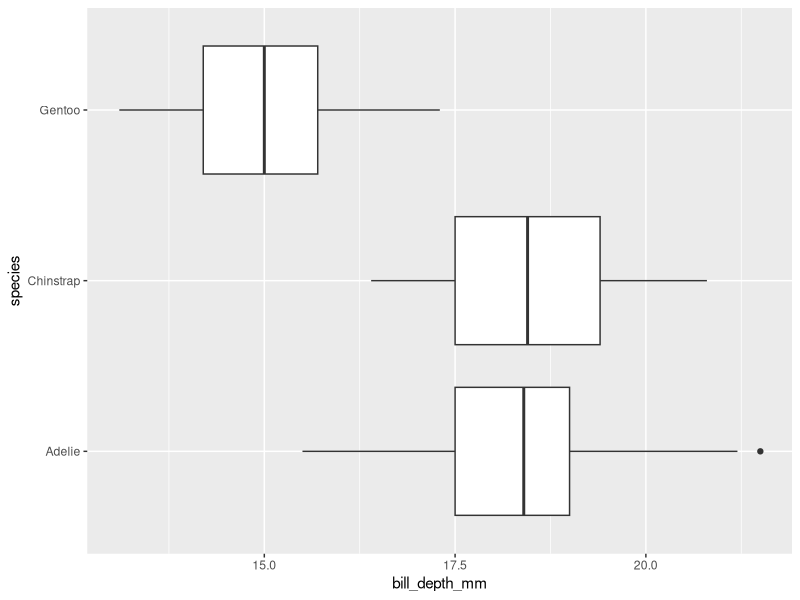
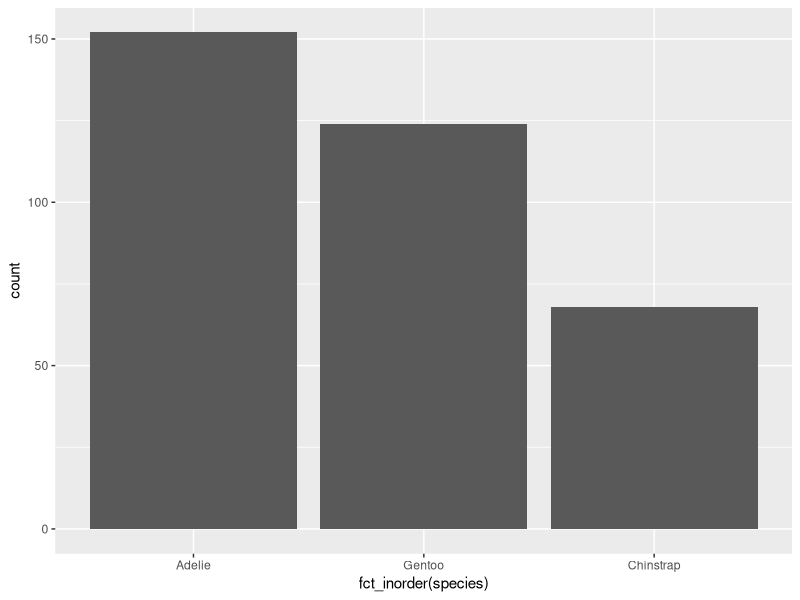
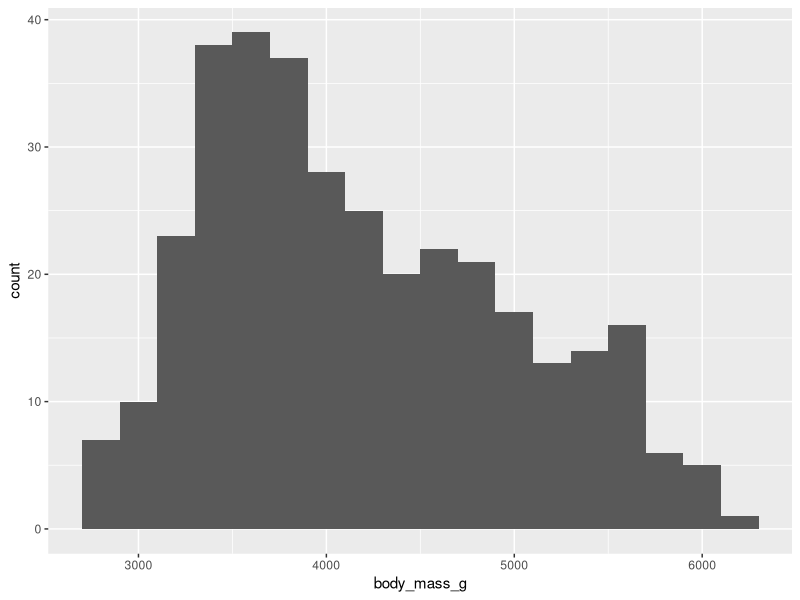
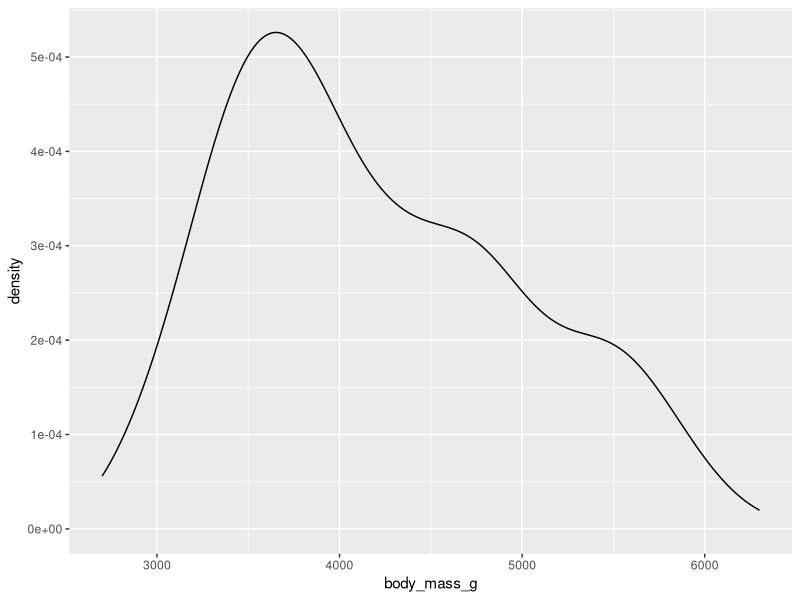
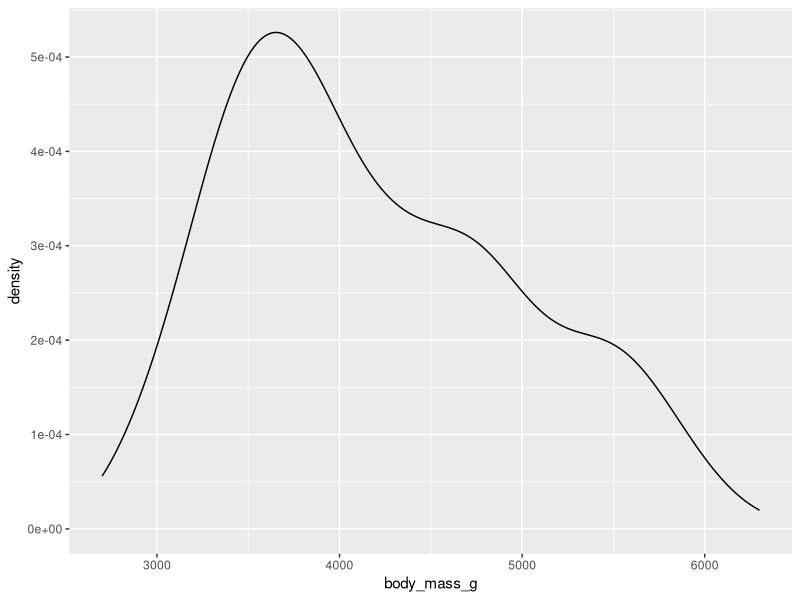
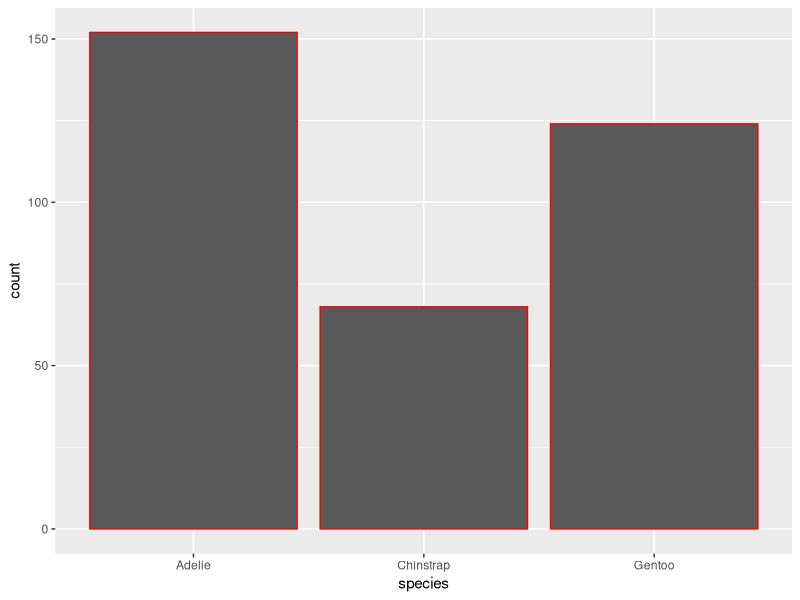
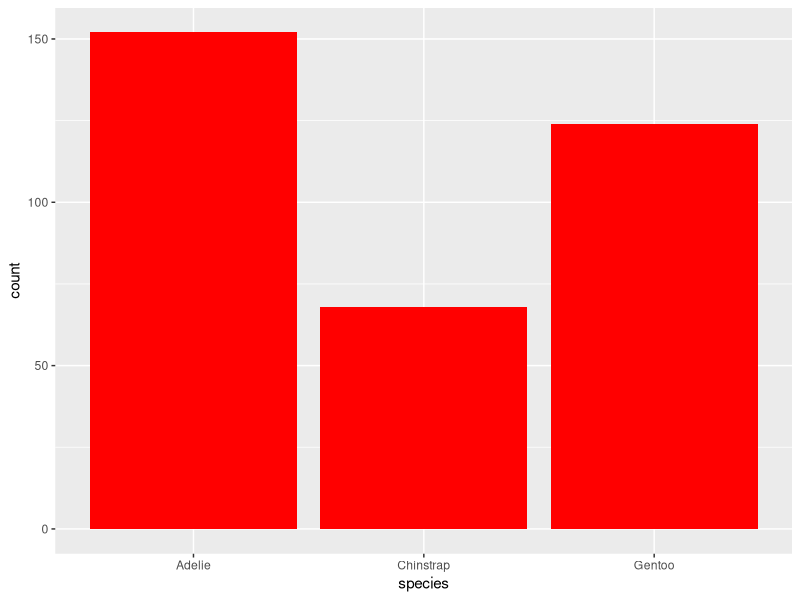
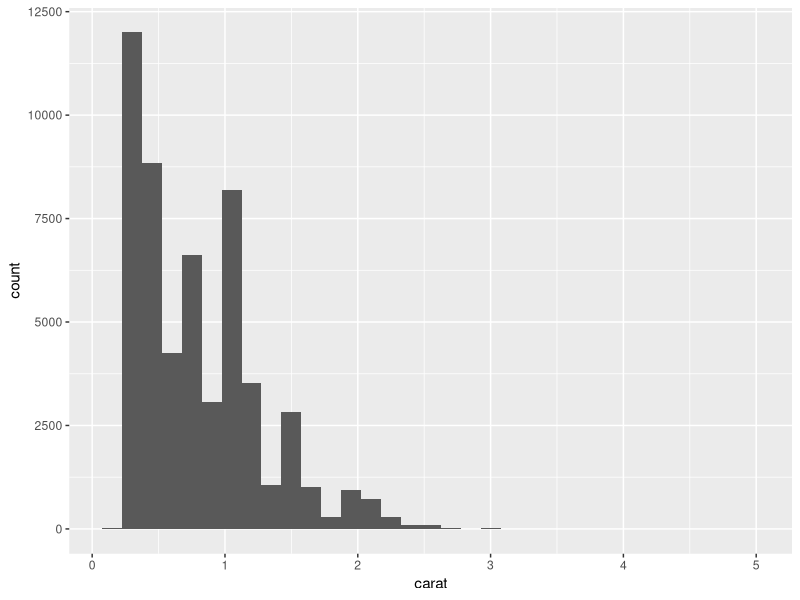

The R script that drew these images, in order:
# chapter1 ----------------------------------------------------------------
# run in vscode, set wd
setwd("D:/100study/130_data/132_jianguoyun/Tools notes/R data for science/r4ds")


# load library ------------------------------------------------------------
library(ggplot2)
library(dplyr)
# add data ‘penguins’
library(palmerpenguins)

# global level, 'color' can pass to each geom layer
p1 <- ggplot(
  data = penguins,
  mapping = aes(x = bill_length_mm, y = body_mass_g, color = species)
) +
  geom_point() +
  geom_smooth(method = "lm") # three lines
ggsave("figure/plot1.png", p1, width = 8, height = 6)

# local level, 'color', points colored on species instead of lines
p2 <- ggplot(
  data = penguins,
  mapping = aes(x = bill_length_mm, y = body_mass_g)
) +
  geom_point(aes(color = species)) + # only points separated based on species
  geom_smooth(method = "lm")
ggsave("figure/plot2.png", p2, width = 8, height = 6)

# make plots beauty by adding labels
p3 <- ggplot(
  data = penguins,
  mapping = aes(x = bill_length_mm, y = body_mass_g)
) +
  # change points color and shapes based on species
  geom_point(aes(color = species, shape = species)) +
  geom_smooth(method = "lm") +
  labs(
    title = "Body mass and flipper length",
    subtitle = "Dimensions for Adelie, Chinstrap, and Gentoo penguins",
    x = "Flipper length (mm)", y = "Body mass (g)",
    caption = "Data come from the palmerpenguins package" # 说明
  )
ggsave("figure/plot3.png", p3, width = 8, height = 6)

# describe categorical variable and numeric variable
ggplot(
  data = penguins,
  mapping = aes(x = bill_depth_mm, y = species)
) +
  geom_boxplot() # 各物种depth分布图

# categorical, transforming variable to factor and use bar plot
library(forcats) # categorical,use function fct_inorder
ggplot(penguins, aes(x = fct_inorder(species))) +
  geom_bar()

# numerical variable的分布图, histogram plot
ggplot(penguins, aes(x = body_mass_g)) +
  geom_histogram(binwidth = 200)

# density plot
ggplot(penguins, aes(x = body_mass_g)) +
  geom_density()

ggplot(penguins, aes(x = body_mass_g)) +
  geom_density()

# check difference of 2 figures
# color to margin of bars
ggplot(penguins, aes(x = species)) +
  geom_bar(color = "red")
# fill all bars with red color
ggplot(penguins, aes(x = species)) +
  geom_bar(fill = "red")

# different binwidth of histogram
ggplot(diamonds, aes(x = carat)) +
  geom_histogram(binwidth = 0.15)

## visualizing relationship between numericla variable and categorical
# side-by-side boxplot
ggplot(penguins, aes(x = species, y = body_mass_g)) +
  geom_boxplot()
# density plot
ggplot(penguins, aes(x = body_mass_g, color = species)) +
  geom_density(linewidth = 0.75)
# fill density curves
ggplot(penguins, aes(x = body_mass_g, color = species, fill = species)) +
  geom_density(alpha = 0.5) # alpha: transparency

## two categorical variables
# stacked bar plot, 堆积条形图, island和species的关系
ggplot(penguins, aes(x = island, fill = species)) +
  geom_bar()
# relative frequency, 每个island的species相对频率
ggplot(penguins, aes(x = island, fill = species)) +
  geom_bar(position = "fill")

## more numerical variables relation
# two numerical variables
ggplot(penguins, aes(x = flipper_length_mm, y = body_mass_g)) +
  geom_point()
# >2 variables, points represnets species, and shppe represent islands
ggplot(penguins, aes(x = flipper_length_mm, y = body_mass_g)) +
  geom_point(aes(color = species, shape = island))
# 分图，‘~ + categorical variable’
ggplot(penguins, aes(x = flipper_length_mm, y = body_mass_g)) +
  geom_point(aes(color = species, shape = species)) +
  facet_wrap(~island) # 按island分图
ggsave("figure/penguins-facet.png")

ggplot(penguins, aes(x = flipper_length_mm, y = body_mass_g)) +
  geom_point(aes(color = species, shape = species))
